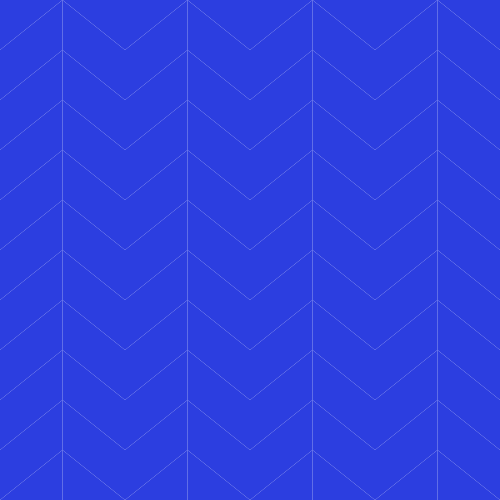
Frame 1 (no input)
Frame 60 (no input): identical to frame 1, image omitted
Frame 120 (the mouse pressed at the canvas centre since frame 60): identical to frame 1, image omitted

The p5.js sketch that drew this single still picture (run headless with seeded random() and noise() and a simulated clock; from frame 60 on, the mouse is pressed at the canvas centre):

// p5.js sketch
// ── sketch.js
var n=8;
var altezza=[50,100,200];
var colori=["#5666e1","#e37d45","#5ccec5","#e74b4b"];
var altezza_b;
var inclinazione=50;
var i,j;
var direzione=true;
var larghezza;
var ultima_sx,ultima_dx;

function setup() {
  createCanvas(500,500);
  //background(255,255,255);
}

function draw() {
  var rumore;
  larghezza=width/n;
  background(255,255,255);
  noFill();
  noStroke();
  for(i=0;i<width;i+=larghezza){
    //altezza_b=random(altezza);
    altezza_b=50;
    if(direzione){
        direzione=false;
    }
    else{
      direzione=true;
    }
    for(j=-inclinazione;j<height+altezza_b;j+=altezza_b){
      if(random()<0.2)
      {
         fill(255,0,0);
      } else {
         fill(200);
      }
      fill(44,62,224);
      if(direzione){
        quad(i,j,i+larghezza,j+inclinazione,i+larghezza,j+altezza_b+inclinazione,i,j+altezza_b);
      }
      else{
        quad(i,j,i+larghezza,j-inclinazione,i+larghezza,j+altezza_b-inclinazione,i,j+altezza_b);
      }
    }
  }
  
  direzione=true;
  
  for(i=0;i<width;i+=larghezza){
    altezza_b=50;
    if(direzione){
        direzione=false;
    }
    else{
      direzione=true;
    }
    if((mouseX>i && mouseX<i+larghezza)){
      
      for(j=-inclinazione;j<height+altezza_b;j+=altezza_b){
        fill(random(colori));
        if(direzione){
          quad(i,j,i+larghezza,j+inclinazione,i+larghezza,j+altezza_b+inclinazione,i,j+altezza_b);
        }
        else{
          quad(i,j,i+larghezza,j-inclinazione,i+larghezza,j+altezza_b-inclinazione,i,j+altezza_b);
        }
      }
    }
  }
  
  
  
}
/*
function mouseMoved() {
  larghezza=width/n;
  for(i=0;i<width;i+=larghezza){
    if((mouseX>i && mouseX<i+larghezza)){
      ultima_dx=i+larghezza;
      ultima_sx=i;
    }
  }
  console.log(ultima_dx);
  loop();
  
  //direzione=false;
  for(i=0;i<width;i+=larghezza){
    altezza_b=50;
    if(direzione){
        direzione=false;
    }
    else{
      direzione=true;
    }
    if((mouseX>i && mouseX<i+larghezza) && (ultima_sx!=i && ultima_dx!=i+larghezza)){
      
      for(j=-inclinazione;j<height+altezza_b;j+=altezza_b){
        fill(random(colori));
        if(direzione){
          quad(i,j,i+larghezza,j+inclinazione,i+larghezza,j+altezza_b+inclinazione,i,j+altezza_b);
        }
        else{
          quad(i,j,i+larghezza,j-inclinazione,i+larghezza,j+altezza_b-inclinazione,i,j+altezza_b);
        }
      }
    }
  }
  noLoop();
}
*/
